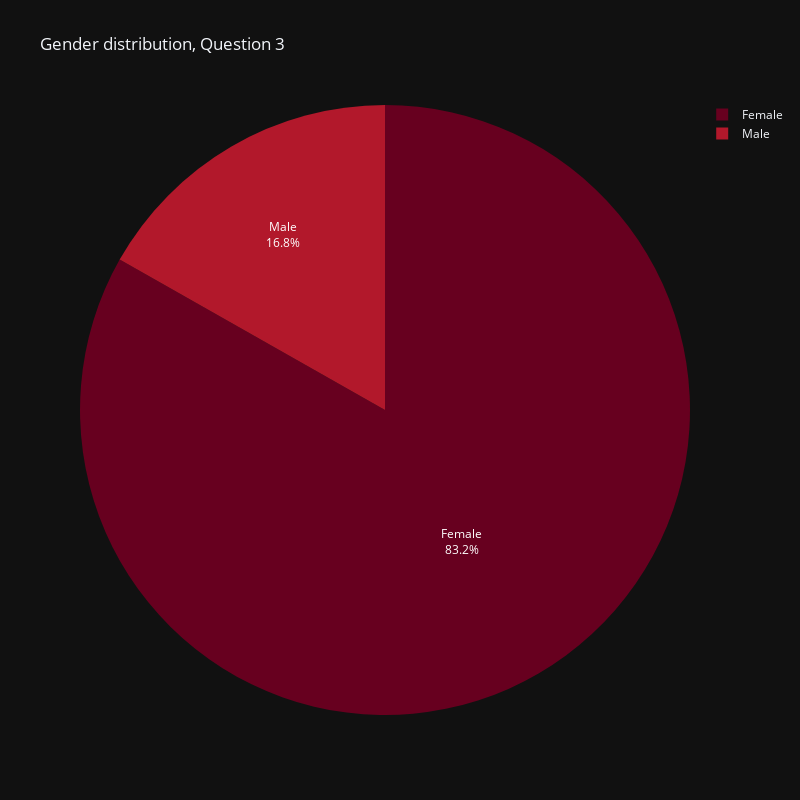

This figure's notebook cell:
### Code cell
gender = pl_data['Q3'].value_counts()

fig = px.pie(
    gender,
    values='count',
    names='Q3',
    color_discrete_sequence=px.colors.sequential.RdBu,
    title='Gender distribution, Question 3',        
)

fig.update_traces(
    textposition='inside',
    textinfo='percent+label',
)

fig.update_layout(
    width=800,
    height=800,
)

fig.show()

### Figure 1 — Plotly figure (JSON) as saved in the notebook; plotly's stock layout.template omitted (floating-point values rounded to 4 significant figures)
{"data": [{"domain": {"x": [0.0, 1.0], "y": [0.0, 1.0]}, "hovertemplate": "Q3=%{label}<br>count=%{value}<extra></extra>", "labels": ["Female", "Male"], "legendgroup": "", "name": "", "showlegend": true, "values": [109, 22], "type": "pie", "textinfo": "percent+label", "textposition": "inside"}], "layout": {"legend": {"tracegroupgap": 0}, "title": {"text": "Gender distribution, Question 3"}, "piecolorway": ["rgb(103,0,31)", "rgb(178,24,43)", "rgb(214,96,77)", "rgb(244,165,130)", "rgb(253,219,199)", "rgb(247,247,247)", "rgb(209,229,240)", "rgb(146,197,222)", "rgb(67,147,195)", "rgb(33,102,172)", "rgb(5,48,97)"], "width": 800, "height": 800}}
